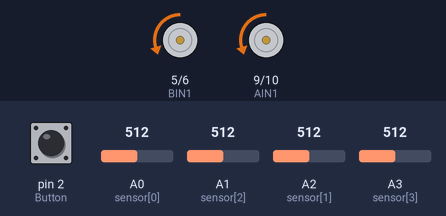
Bench run of a sketch on a simulated Arduino Uno, built with avr-gcc and run on an emulated ATmega328P. On the bench: motor-driver pin pairs drawn as motors (green arrow = first pin HIGH = forward, orange = second pin HIGH = backward, longer = more drive). The test bench sets the inputs (shaded band); at power-on: A0 (sensor[0]) = 512, A2 (sensor[1]) = 512, A1 (sensor[2]) = 512, A3 (sensor[3]) = 512, pin 2 (Button) HIGH.

Above: at 1.2 s.
1.3 s: A0 (sensor[0]) set to 418
2.8 s: A0 (sensor[0]) set to 389
At 3.9 s:
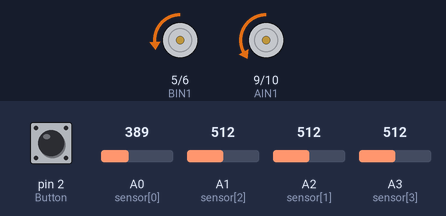
4.3 s: A2 (sensor[1]) set to 390
At 4.9 s:
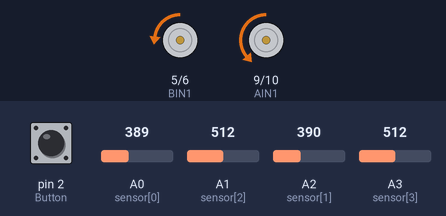
5.8 s: A1 (sensor[2]) set to 390
At 6.1 s:
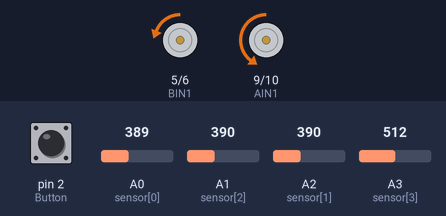
7.3 s: A0 (sensor[0]) set to 410
At 8.5 s:
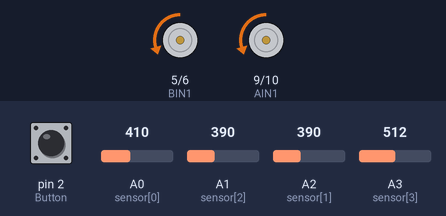
8.8 s: A3 (sensor[3]) set to 416
10.3 s: A3 (sensor[3]) set to 386
At 10.7 s:
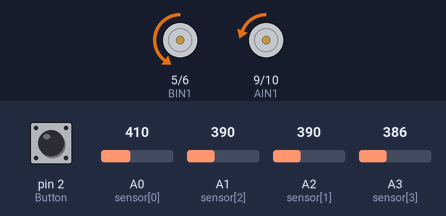
Timing chart, 0 to 12.8 s (numbered marks = the images above; inputs shaded):
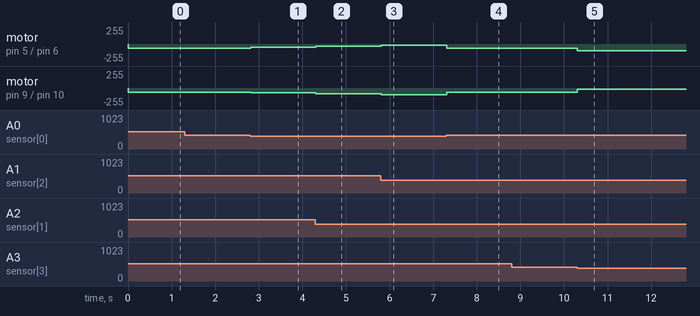

The sketch:

Solar_Robot.ino
```cpp
#include <math.h>

#define AIN1 9
#define AIN2 10

#define BIN1 5
#define BIN2 6

#define Button 2 /*  Se creeaza valori carora le alocam pini, aceeiasi chestie cu "int Button = 13;"*/

int sensor[4] = {A0, A2, A1, A3}; /* Desemnam pinii sensorilor de pe Arduino, pot fi notati fi cu A0-A7 fie cu 18-25, au si alte notatii */

float speedA = 0; /* Deoarece nu exista pinul 0 pe Arduino, incep de la 1, variabilelor le poate fi data valoarea 0, nefiind considerat pin */
float speedB = 0;


int buttonState = 0;
int lastbuttonState = 0;
int x = 0;
float d = 0;
float d2 = 0;
double kp = 0;
double kd = 0;
double ki = 0;
int Speed = 0;
int index1[5];
int s[4];
int curba0 = 0;
int curba = 0;
int curba2 = 0;
int curba3 = 0;
int curba4 = 0;

void setup() {
  pinMode(AIN1, OUTPUT);
  pinMode(AIN2, OUTPUT);
  pinMode(BIN1, OUTPUT);
  pinMode(BIN2, OUTPUT);
  pinMode(Button, INPUT_PULLUP);/* "INPUT_PULLUP" desemneaza pinul ca fiind de input si il seteaza ca fiind "HIGH" */
  lastbuttonState = digitalRead(Button);
  for (int i = 0; i < 4; i++)
    pinMode(sensor[i], INPUT);

  Serial.begin(9600);
}

void loop() {


  for (int i = 0; i < 4; i++) {
    s[i] = analogRead(sensor[i]); /* Citim valorile sensorilor si le punem intr-un vecctor */
    delay(1); /* Delay de 1 milisecunda penru stabilitate */
  }

  Speed = 60;

  kp = 20;
  kd = 10;
  ki = 3;
  curba0 = 10;
  curba = 15;
  curba2 = 20;
  curba3 = 25;
  curba4 = 30;


  d2 = d;
  d = error();

  //Serial.print(d); Serial.print(" ");Serial.print(d2);Serial.println(" ");
  if (isnan(d))
    d = d2;

  /* Formula de reglare PID */
  speedA = Speed + ((kp * d) + (kd * (d - d2)) + (ki * (d + d2)));
  speedB = Speed - ((kp * d) + (kd * (d - d2)) + (ki * (d + d2)));

  /* Daca valoare vitezei trece peste 255 atunci arduino o scade cu 255 si pune valoarea rezultata ca viteza motoarelor */

  if (speedA > 255)
    speedA = 255;
  if (speedB > 255)
    speedB = 255;

  if (speedA < -255)
    speedA = -255;
  if (speedB < -255)
    speedB = -255;

  //Serial.print(speedA); Serial.print(" "); Serial.println(speedB);
  if (speedB > 0) {
    analogWrite(BIN2, abs(speedB));
    analogWrite(BIN1, 0);
  }
  else {
    analogWrite(BIN2, 0);
    analogWrite(BIN1, abs(speedB));
  }

  if (speedA < 0) {
    analogWrite(AIN1, abs(speedA));
    analogWrite(AIN2, 0);
  }
  else {
    analogWrite(AIN1, 0);
    analogWrite(AIN2, abs(speedA));
  }
}


/* * * * * * * * * * * * * * * * * * * * * * * * * * * * * * * * * * * * * * * * * * * * * * * * * * * * * * * * */


void Start(void) {
  /* Citim starea butonului si daca este diferita de starea anterioara si are valoarea "LOW" se seteaza x ca !x */
  buttonState = digitalRead(Button);
  if (buttonState != lastbuttonState) {
    if (buttonState == LOW) {
      x = !x;
      if (x) {
        delay(1000);
        //Serial.println(x);
      }
    }
  }
  /* Se updateaza valoarea anterioara */
  lastbuttonState = buttonState;

}

void Finding(void) {
  int n = 0;
  memset(index1, 0, sizeof(index1)); /* Seteaza toate valorile vectorului index1 cu valoarea celui de-al doilea parametru, 0 in cazul acesta */

  //memset(valori, 0, sizeof(valori));

  for (int i = 0; i < 4; i++) {

    //Serial.print(s[i]); Serial.print(" "); Serial.print(i); Serial.print(" ");

    if (s[i] > 400) { /* Daca valoarea citita de sensori este mai mare ca 2500 se memoreaza valoarea si indicele lui in vectorul valori, respectiv index1 */

      //valori[n] = s[i];
      //Serial.print(valori[n]); Serial.print(" ");

      index1[n] = i + 1; /* Se retin pozitia + 1 pentru conditia de la "for" din functia "error" de sub, deoarece i incepe de la 0 */

      //Serial.print(index1[n]); Serial.print(" ");

      n++;
    }
  }
  //Serial.println();
}

float error(void) {
  Finding();
  /* Se face media aritmetica a pozitiilor valorilor mai mari de 550 si se returneaza rezultatul minus 4.5,
     deoarece aceia este mijlocul senzorului, intre pozitiile 4 si 5 */

  int n = 0;
  int sum = 0;
  float Ma = 0.0;
  for (int i = 0; index1[i] != 0 && i < 4; i++) {
    sum += index1[i];
    n++;
    //Serial.print(index1[i]); Serial.print(" ");
  }
  //Serial.println();
  Ma = float(sum) / n;
  //Serial.print(Ma); Serial.print(" ");Serial.print(sum); Serial.print(" ");Serial.print(n); Serial.println(" ");
  return (Ma - 2.5);
}
```

Measured:
- after the input at 1.3 s, every drawn part: stays the same
- after the input at 2.8 s, motor on pin 5 (BIN1) / pin 6 (BIN2): backward 60/255 → backward 47/255 at once; motor on pin 9 (AIN1) / pin 10 (AIN2): backward 60/255 → backward 73/255 at once
- after the input at 4.3 s, motor on pin 5 (BIN1) / pin 6 (BIN2): backward 47/255 → backward 34/255 at once; motor on pin 9 (AIN1) / pin 10 (AIN2): backward 73/255 → backward 86/255 at once
- after the input at 5.8 s, motor on pin 5 (BIN1) / pin 6 (BIN2): backward 34/255 → backward 21/255 at once; motor on pin 9 (AIN1) / pin 10 (AIN2): backward 86/255 → backward 99/255 at once
- after the input at 7.3 s, motor on pin 5 (BIN1) / pin 6 (BIN2): backward 21/255 → backward 60/255 at once; motor on pin 9 (AIN1) / pin 10 (AIN2): backward 99/255 → backward 60/255 at once
- after the input at 8.8 s, every drawn part: stays the same
- after the input at 10.3 s, motor on pin 5 (BIN1) / pin 6 (BIN2): backward 60/255 → backward 99/255 at once; motor on pin 9 (AIN1) / pin 10 (AIN2): backward 60/255 → backward 21/255 at once
